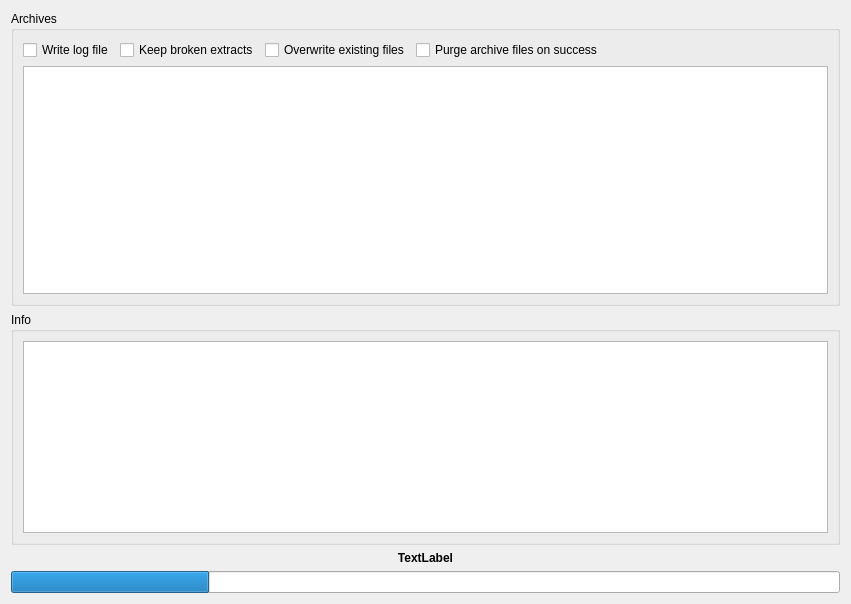
<?xml version="1.0" encoding="UTF-8"?>
<ui version="4.0">
 <class>Unpack</class>
 <widget class="QWidget" name="Unpack">
  <property name="geometry">
   <rect>
    <x>0</x>
    <y>0</y>
    <width>851</width>
    <height>604</height>
   </rect>
  </property>
  <property name="windowTitle">
   <string>Extract</string>
  </property>
  <property name="windowIcon">
   <iconset resource="resource.qrc">
    <normaloff>:/resource/16x16_ico_png/ico_extract.png</normaloff>:/resource/16x16_ico_png/ico_extract.png</iconset>
  </property>
  <layout class="QVBoxLayout" name="verticalLayout_2">
   <item>
    <widget class="QGroupBox" name="groupBox">
     <property name="title">
      <string>Archives</string>
     </property>
     <layout class="QVBoxLayout" name="verticalLayout">
      <item>
       <layout class="QHBoxLayout" name="horizontalLayout">
        <item>
         <widget class="QCheckBox" name="chkWriteLog">
          <property name="text">
           <string>Write log file</string>
          </property>
         </widget>
        </item>
        <item>
         <widget class="QCheckBox" name="chkKeepBroken">
          <property name="text">
           <string>Keep broken extracts</string>
          </property>
         </widget>
        </item>
        <item>
         <widget class="QCheckBox" name="chkOverwriteExisting">
          <property name="text">
           <string>Overwrite existing files</string>
          </property>
         </widget>
        </item>
        <item>
         <widget class="QCheckBox" name="chkPurge">
          <property name="text">
           <string>Purge archive files on success</string>
          </property>
         </widget>
        </item>
        <item>
         <spacer name="horizontalSpacer">
          <property name="orientation">
           <enum>Qt::Horizontal</enum>
          </property>
          <property name="sizeHint" stdset="0">
           <size>
            <width>40</width>
            <height>20</height>
           </size>
          </property>
         </spacer>
        </item>
       </layout>
      </item>
      <item>
       <widget class="QTableView" name="unpackList">
        <property name="contextMenuPolicy">
         <enum>Qt::CustomContextMenu</enum>
        </property>
        <property name="selectionMode">
         <enum>QAbstractItemView::ExtendedSelection</enum>
        </property>
        <property name="selectionBehavior">
         <enum>QAbstractItemView::SelectRows</enum>
        </property>
        <property name="showGrid">
         <bool>false</bool>
        </property>
        <attribute name="horizontalHeaderStretchLastSection">
         <bool>true</bool>
        </attribute>
        <attribute name="verticalHeaderVisible">
         <bool>false</bool>
        </attribute>
        <attribute name="verticalHeaderDefaultSectionSize">
         <number>16</number>
        </attribute>
       </widget>
      </item>
     </layout>
    </widget>
   </item>
   <item>
    <widget class="QGroupBox" name="grpData">
     <property name="title">
      <string>Info</string>
     </property>
     <property name="flat">
      <bool>false</bool>
     </property>
     <layout class="QVBoxLayout" name="verticalLayout_3">
      <item>
       <widget class="QTableView" name="unpackData">
        <property name="sizePolicy">
         <sizepolicy hsizetype="Expanding" vsizetype="Minimum">
          <horstretch>0</horstretch>
          <verstretch>0</verstretch>
         </sizepolicy>
        </property>
        <property name="contextMenuPolicy">
         <enum>Qt::CustomContextMenu</enum>
        </property>
        <property name="styleSheet">
         <string/>
        </property>
        <property name="selectionMode">
         <enum>QAbstractItemView::NoSelection</enum>
        </property>
        <property name="selectionBehavior">
         <enum>QAbstractItemView::SelectRows</enum>
        </property>
        <property name="textElideMode">
         <enum>Qt::ElideLeft</enum>
        </property>
        <property name="showGrid">
         <bool>false</bool>
        </property>
        <property name="gridStyle">
         <enum>Qt::SolidLine</enum>
        </property>
        <attribute name="horizontalHeaderMinimumSectionSize">
         <number>16</number>
        </attribute>
        <attribute name="horizontalHeaderStretchLastSection">
         <bool>true</bool>
        </attribute>
        <attribute name="verticalHeaderVisible">
         <bool>false</bool>
        </attribute>
        <attribute name="verticalHeaderDefaultSectionSize">
         <number>16</number>
        </attribute>
        <attribute name="verticalHeaderMinimumSectionSize">
         <number>16</number>
        </attribute>
       </widget>
      </item>
     </layout>
    </widget>
   </item>
   <item>
    <widget class="QLabel" name="lblStatus">
     <property name="font">
      <font>
       <weight>75</weight>
       <bold>true</bold>
      </font>
     </property>
     <property name="text">
      <string>TextLabel</string>
     </property>
     <property name="alignment">
      <set>Qt::AlignCenter</set>
     </property>
    </widget>
   </item>
   <item>
    <widget class="QProgressBar" name="progressBar">
     <property name="value">
      <number>24</number>
     </property>
     <property name="textVisible">
      <bool>false</bool>
     </property>
    </widget>
   </item>
  </layout>
  <action name="actionUnpack">
   <property name="icon">
    <iconset resource="resource.qrc">
     <normaloff>:/resource/16x16_ico_png/ico_extract.png</normaloff>:/resource/16x16_ico_png/ico_extract.png</iconset>
   </property>
   <property name="text">
    <string>New Extract ...</string>
   </property>
   <property name="toolTip">
    <string>Extract an archive</string>
   </property>
  </action>
  <action name="actionStop">
   <property name="icon">
    <iconset resource="resource.qrc">
     <normaloff>:/resource/16x16_ico_png/ico_stop.png</normaloff>:/resource/16x16_ico_png/ico_stop.png</iconset>
   </property>
   <property name="text">
    <string>Stop</string>
   </property>
  </action>
  <action name="actionOpenFolder">
   <property name="icon">
    <iconset resource="resource.qrc">
     <normaloff>:/resource/16x16_ico_png/ico_open_folder.png</normaloff>:/resource/16x16_ico_png/ico_open_folder.png</iconset>
   </property>
   <property name="text">
    <string>Open Folder ...</string>
   </property>
  </action>
  <action name="actionTop">
   <property name="icon">
    <iconset resource="resource.qrc">
     <normaloff>:/resource/16x16_ico_png/ico_task_movetop.png</normaloff>:/resource/16x16_ico_png/ico_task_movetop.png</iconset>
   </property>
   <property name="text">
    <string>Move To Top</string>
   </property>
   <property name="toolTip">
    <string>Move selected items to the top of the list</string>
   </property>
  </action>
  <action name="actionMoveUp">
   <property name="icon">
    <iconset resource="resource.qrc">
     <normaloff>:/resource/16x16_ico_png/ico_move_up.png</normaloff>:/resource/16x16_ico_png/ico_move_up.png</iconset>
   </property>
   <property name="text">
    <string>Move Up</string>
   </property>
   <property name="toolTip">
    <string>Move selected items up one step</string>
   </property>
  </action>
  <action name="actionMoveDown">
   <property name="icon">
    <iconset resource="resource.qrc">
     <normaloff>:/resource/16x16_ico_png/ico_move_down.png</normaloff>:/resource/16x16_ico_png/ico_move_down.png</iconset>
   </property>
   <property name="text">
    <string>Move Down</string>
   </property>
   <property name="toolTip">
    <string>Move selected items down one step</string>
   </property>
  </action>
  <action name="actionBottom">
   <property name="icon">
    <iconset resource="resource.qrc">
     <normaloff>:/resource/16x16_ico_png/ico_task_movebottom.png</normaloff>:/resource/16x16_ico_png/ico_task_movebottom.png</iconset>
   </property>
   <property name="text">
    <string>Move To Bottom</string>
   </property>
   <property name="toolTip">
    <string>Move selected items to the bottom of the list</string>
   </property>
  </action>
  <action name="actionOpenLog">
   <property name="icon">
    <iconset resource="resource.qrc">
     <normaloff>:/resource/16x16_ico_png/ico_log.png</normaloff>:/resource/16x16_ico_png/ico_log.png</iconset>
   </property>
   <property name="text">
    <string>Open Log</string>
   </property>
  </action>
  <action name="actionClear">
   <property name="icon">
    <iconset resource="resource.qrc">
     <normaloff>:/resource/16x16_ico_png/ico_clear.png</normaloff>:/resource/16x16_ico_png/ico_clear.png</iconset>
   </property>
   <property name="text">
    <string>Clear</string>
   </property>
   <property name="toolTip">
    <string>Remove complete items</string>
   </property>
  </action>
  <action name="actionDelete">
   <property name="icon">
    <iconset resource="resource.qrc">
     <normaloff>:/resource/16x16_ico_png/ico_recovery_del.png</normaloff>:/resource/16x16_ico_png/ico_recovery_del.png</iconset>
   </property>
   <property name="text">
    <string>Delete</string>
   </property>
   <property name="toolTip">
    <string>Remove a recovery</string>
   </property>
  </action>
 </widget>
 <resources>
  <include location="resource.qrc"/>
 </resources>
 <connections/>
</ui>
